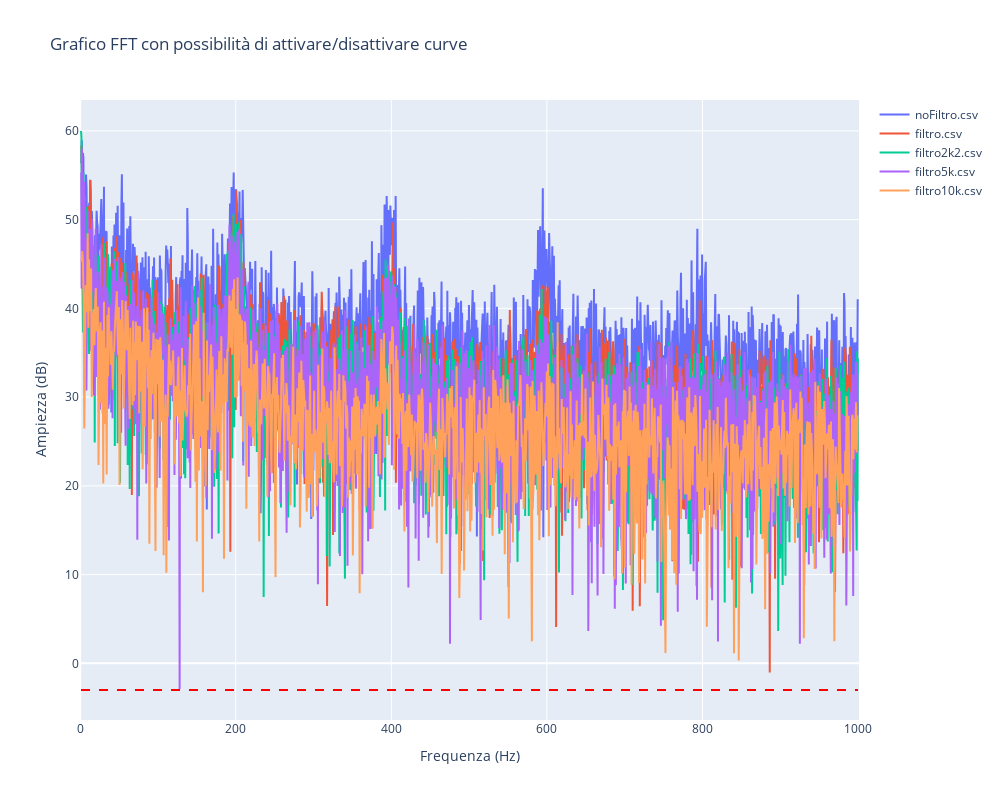

Here is the notebook cell this chart was saved with:
### Code cell
# Crea una figura
fig = go.Figure()

for file in files:
    fft_amplitude = fft_results[file]['amplitude']
    fft_freqs = fft_results[file]['frequencies']
    fft_amplitude_db, fft_freqs_range = db_and_mask(fft_amplitude, fft_freqs,freq_min,freq_max)
    fig.add_trace(go.Scatter(x=fft_freqs_range, y=fft_amplitude_db, mode='lines', name=file))

# Aggiungi una linea di riferimento a -3 dB
fig.add_shape(type="line",
              x0=1, x1=1000,  # Intervallo sull'asse X
              y0=-3, y1=-3,    # Linea orizzontale a -3 dB
              line=dict(color="Red", dash="dash"))

# Aggiungi titoli e etichette
fig.update_layout(
    title="Grafico FFT con possibilità di attivare/disattivare curve",
    xaxis_title="Frequenza (Hz)",
    yaxis_title="Ampiezza (dB)",
    showlegend=True,
    height=800,  # Imposta l'altezza del grafico (800 pixel)
    width=1000   # Imposta la larghezza del grafico (1000 pixel)
    #hovermode="x",  # Attiva il movimento della linea in corrispondenza del mouse lungo l'asse X
    #xaxis=dict(
    #    showspikes=True,  # Mostra le spike line verticali
    #    spikecolor="green",  # Colore della spike line
    #    spikethickness=2,  # Spessore della spike line
    #    spikedash="dot",  # Stile della linea (ad es., 'dot', 'dash')
    #    spikesnap="cursor",  # La spike line segue il cursore del mouse
    #    spikemode="across"  # La linea si estende attraverso tutto il grafico
    #)
)

# Mostra il grafico interattivo
fig.show()

### Figure 1 — Plotly figure (JSON) as saved in the notebook; plotly's stock layout.template omitted (floating-point values rounded to 4 significant figures; data arrays with more than 128 entries replaced by an {"elided": "..."} marker saying what was removed)
{"data": [{"mode": "lines", "name": "noFiltro.csv", "type": "scatter", "x": {"elided": "1473 float values"}, "y": {"elided": "1473 float values"}}, {"mode": "lines", "name": "filtro.csv", "type": "scatter", "x": {"elided": "1309 float values"}, "y": {"elided": "1309 float values"}}, {"mode": "lines", "name": "filtro2k2.csv", "type": "scatter", "x": {"elided": "1932 float values"}, "y": {"elided": "1932 float values"}}, {"mode": "lines", "name": "filtro5k.csv", "type": "scatter", "x": {"elided": "2258 float values"}, "y": {"elided": "2258 float values"}}, {"mode": "lines", "name": "filtro10k.csv", "type": "scatter", "x": {"elided": "1145 float values"}, "y": {"elided": "1145 float values"}}], "layout": {"height": 800, "shapes": [{"line": {"color": "Red", "dash": "dash"}, "type": "line", "x0": 1, "x1": 1000, "y0": -3, "y1": -3}], "showlegend": true, "title": {"text": "Grafico FFT con possibilità di attivare/disattivare curve"}, "width": 1000, "xaxis": {"title": {"text": "Frequenza (Hz)"}}, "yaxis": {"title": {"text": "Ampiezza (dB)"}}}}
